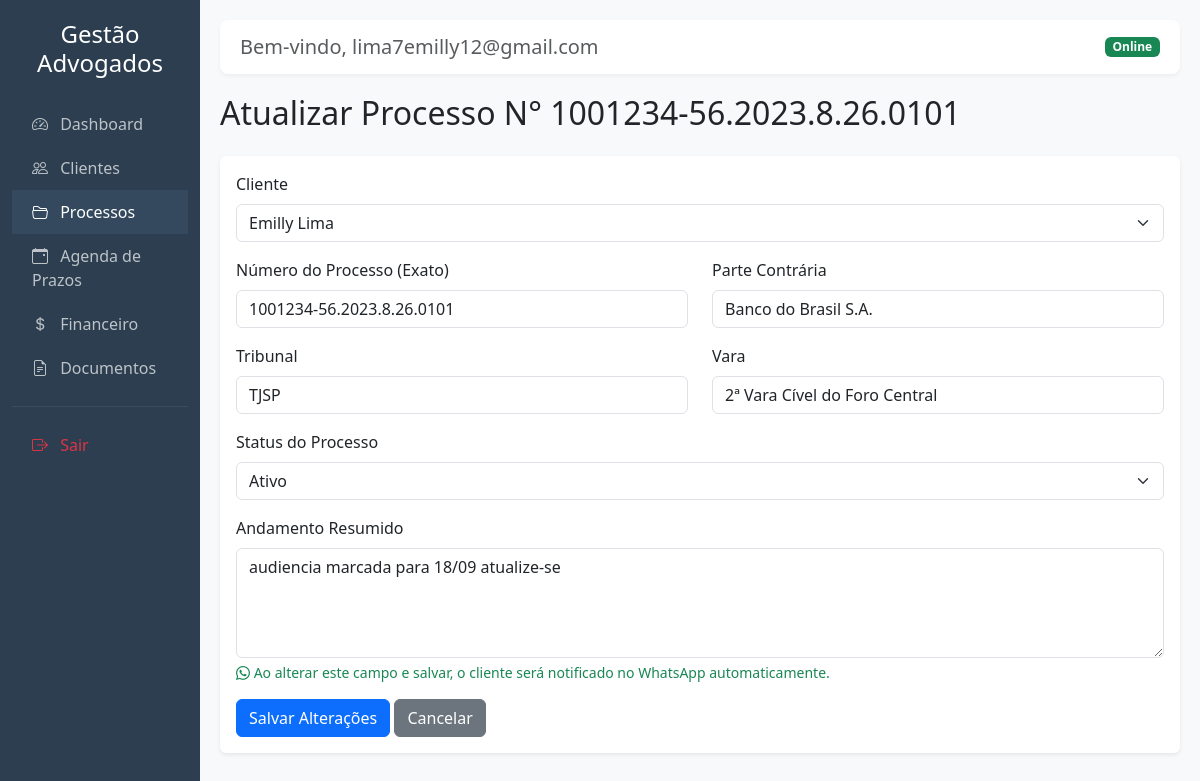
/processos/editar/2 (signed in), run on the app's committed database.
### tables this page shows
CREATE TABLE processos (
        id INTEGER PRIMARY KEY AUTOINCREMENT,
        cliente_id INTEGER NOT NULL,
        numero_processo TEXT NOT NULL UNIQUE,
        tribunal TEXT,
        vara TEXT,
        parte_contraria TEXT,
        status TEXT,
        andamento_resumido TEXT,
        created_at DATETIME DEFAULT CURRENT_TIMESTAMP, usuario_id INTEGER DEFAULT 1,
        FOREIGN KEY(cliente_id) REFERENCES clientes(id)
    );

CREATE TABLE clientes (
        id INTEGER PRIMARY KEY AUTOINCREMENT,
        nome TEXT NOT NULL,
        email TEXT,
        telefone TEXT,
        cpf_cnpj TEXT
    , observacao TEXT DEFAULT '', usuario_id INTEGER DEFAULT 1);

### app/controllers/ProcessoController.php (called while the page is built, shortened)
<?php
class ProcessoController {
    public function edit($id) {
        $pdo = getDB();
        $stmt = $pdo->prepare("SELECT * FROM processos WHERE id = ? AND usuario_id = ?");
        $stmt->execute([$id, $_SESSION["user_id"]]);
        $processo = $stmt->fetch();
        $stmt_c = $pdo->prepare("SELECT id, nome FROM clientes WHERE usuario_id = ? ORDER BY nome ASC");
        $stmt_c->execute([$_SESSION["user_id"]]);
        $clientes = $stmt_c->fetchAll();
        require 'app/views/layout.php';
    }
}

### app/views/processos/edit.php (the view, shortened to what this page needs)
<div class="mb-4">
    <h2>Atualizar Processo N° <?= htmlspecialchars($processo['numero_processo']) ?></h2>
</div>
<div class="card shadow-sm border-0">
    <div class="card-body">
        <form method="POST" action="<?= BASE_URL ?>/processos/editar/<?= $processo['id'] ?>">
            <div class="row">
                <div class="col-md-12 mb-3">
                    <label class="form-label">Cliente</label>
                    <select name="cliente_id" class="form-select" required>
                        <?php foreach($clientes as $cliente): ?>
                            <option value="<?= $cliente['id'] ?>" <?= $processo['cliente_id'] == $cliente['id'] ? 'selected' : '' ?>><?= htmlspecialchars($cliente['nome']) ?></option>
                        <?php endforeach; ?>
                    </select>
                </div>
                <div class="col-md-6 mb-3">
                    <label class="form-label">Número do Processo (Exato)</label>
                    <input type="text" name="numero_processo" class="form-control" required placeholder="0000000-00.0000.0.00.0000" value="<?= htmlspecialchars($processo['numero_processo']) ?>">
                </div>
                <div class="col-md-6 mb-3">
                    <label class="form-label">Parte Contrária</label>
                    <input type="text" name="parte_contraria" class="form-control" required value="<?= htmlspecialchars($processo['parte_contraria']) ?>">
                </div>
                <div class="col-md-6 mb-3">
                    <label class="form-label">Tribunal</label>
                    <input type="text" name="tribunal" class="form-control" placeholder="Ex: TJSP" value="<?= htmlspecialchars($processo['tribunal']) ?>">
                </div>
                <div class="col-md-6 mb-3">
                    <label class="form-label">Vara</label>
                    <input type="text" name="vara" class="form-control" placeholder="Ex: 1ª Vara Cível" value="<?= htmlspecialchars($processo['vara']) ?>">
                </div>
                <div class="col-md-12 mb-3">
                    <label class="form-label">Status do Processo</label>
                    <select name="status" class="form-select">
                        <option value="Ativo" <?= $processo['status'] == 'Ativo' ? 'selected' : '' ?>>Ativo</option>
                    </select>
                </div>
                <div class="col-md-12 mb-3">
                    <label class="form-label">Andamento Resumido</label>
                    <textarea name="andamento_resumido" class="form-control" rows="4" placeholder="Descreva de forma simples para o cliente..."><?= htmlspecialchars($processo['andamento_resumido'] ?? '') ?></textarea>
                    <div class="form-text text-success"><i class="bi bi-whatsapp"></i> Ao alterar este campo e salvar, o cliente será notificado no WhatsApp automaticamente.</div>
                </div>
            </div>
            <button type="submit" class="btn btn-primary">Salvar Altera&ccedil;&otilde;es</button>
            <a href="<?= BASE_URL ?>/processos" class="btn btn-secondary">Cancelar</a>
        </form>
    </div>
</div>

### app/views/layout.php (style rules this page uses)
body { font-family: 'Segoe UI', Tahoma, Geneva, Verdana, sans-serif; background-color: #f8f9fa; }

### data on the page
processos: numero_processo "1001234-56.2023.8.26.0101", cliente_id "Emilly Lima", parte_contraria "Banco do Brasil S.A.", tribunal "TJSP", vara "2ª Vara Cível do Foro Central", status "Ativo", andamento_resumido "audiencia marcada para 18/09 atualize-se"

### other printed values
$_SESSION['email'] "lima7emilly12@gmail.com"
